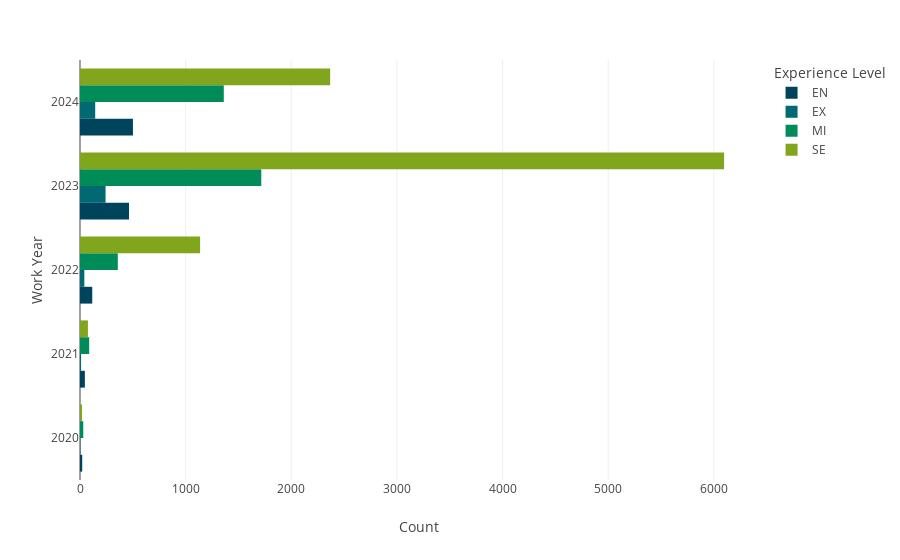

Here is the notebook cell this chart was saved with:
### Code cell
# Work Year and Experience

year_experience = job_salaries.groupby(['work_year','experience_level']).size().unstack()
year_experience_df = year_experience.reset_index()

fig = px.bar(year_experience_df,y='work_year',x=['EN', 'EX', 'MI', 'SE'],barmode='group',orientation =  'h',color_discrete_sequence=['#00435c','#006971','#008c59','#81a51c','#ffa600'],labels={'work_year': 'Work Year', 'value': 'Count', 'variable': 'Experience Level'})

fig.show()

### Figure 1 — Plotly figure (JSON) as saved in the notebook; plotly's stock layout.template omitted (floating-point values rounded to 4 significant figures)
{"data": [{"alignmentgroup": "True", "hovertemplate": "Experience Level=EN<br>Count=%{x}<br>Work Year=%{y}<extra></extra>", "legendgroup": "EN", "marker": {"color": "#00435c", "pattern": {"shape": ""}}, "name": "EN", "offsetgroup": "EN", "orientation": "h", "showlegend": true, "textposition": "auto", "type": "bar", "x": [21, 46, 116, 464, 501], "xaxis": "x", "y": [2020, 2021, 2022, 2023, 2024], "yaxis": "y"}, {"alignmentgroup": "True", "hovertemplate": "Experience Level=EX<br>Count=%{x}<br>Work Year=%{y}<extra></extra>", "legendgroup": "EX", "marker": {"color": "#006971", "pattern": {"shape": ""}}, "name": "EX", "offsetgroup": "EX", "orientation": "h", "showlegend": true, "textposition": "auto", "type": "bar", "x": [4, 10, 41, 242, 144], "xaxis": "x", "y": [2020, 2021, 2022, 2023, 2024], "yaxis": "y"}, {"alignmentgroup": "True", "hovertemplate": "Experience Level=MI<br>Count=%{x}<br>Work Year=%{y}<extra></extra>", "legendgroup": "MI", "marker": {"color": "#008c59", "pattern": {"shape": ""}}, "name": "MI", "offsetgroup": "MI", "orientation": "h", "showlegend": true, "textposition": "auto", "type": "bar", "x": [31, 87, 358, 1716, 1361], "xaxis": "x", "y": [2020, 2021, 2022, 2023, 2024], "yaxis": "y"}, {"alignmentgroup": "True", "hovertemplate": "Experience Level=SE<br>Count=%{x}<br>Work Year=%{y}<extra></extra>", "legendgroup": "SE", "marker": {"color": "#81a51c", "pattern": {"shape": ""}}, "name": "SE", "offsetgroup": "SE", "orientation": "h", "showlegend": true, "textposition": "auto", "type": "bar", "x": [19, 75, 1137, 6097, 2368], "xaxis": "x", "y": [2020, 2021, 2022, 2023, 2024], "yaxis": "y"}], "layout": {"barmode": "group", "legend": {"title": {"text": "Experience Level"}, "tracegroupgap": 0}, "margin": {"t": 60}, "xaxis": {"anchor": "y", "domain": [0, 1], "title": {"text": "Count"}}, "yaxis": {"anchor": "x", "domain": [0, 1], "title": {"text": "Work Year"}}}}
